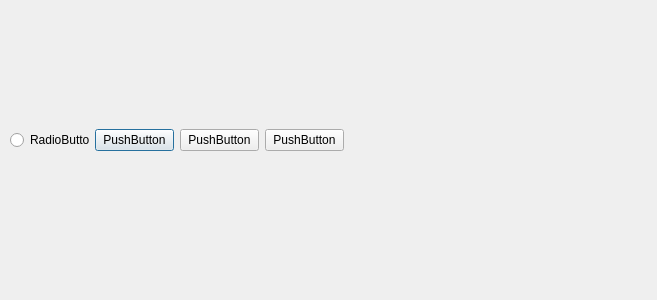
<?xml version="1.0" encoding="UTF-8"?>
<ui version="4.0">
 <class>Dialog</class>
 <widget class="QDialog" name="Dialog">
  <property name="geometry">
   <rect>
    <x>0</x>
    <y>0</y>
    <width>657</width>
    <height>300</height>
   </rect>
  </property>
  <property name="windowTitle">
   <string>Dialog</string>
  </property>
  <widget class="QWidget" name="horizontalLayoutWidget">
   <property name="geometry">
    <rect>
     <x>10</x>
     <y>100</y>
     <width>334</width>
     <height>80</height>
    </rect>
   </property>
   <layout class="QHBoxLayout" name="horizontalLayout">
    <item>
     <widget class="QRadioButton" name="radioButton">
      <property name="text">
       <string>RadioButton</string>
      </property>
     </widget>
    </item>
    <item>
     <widget class="QPushButton" name="pushButton_3">
      <property name="text">
       <string>PushButton</string>
      </property>
     </widget>
    </item>
    <item>
     <widget class="QPushButton" name="pushButton_2">
      <property name="text">
       <string>PushButton</string>
      </property>
     </widget>
    </item>
    <item>
     <widget class="QPushButton" name="pushButton">
      <property name="text">
       <string>PushButton</string>
      </property>
     </widget>
    </item>
   </layout>
  </widget>
 </widget>
 <resources/>
 <connections/>
</ui>
